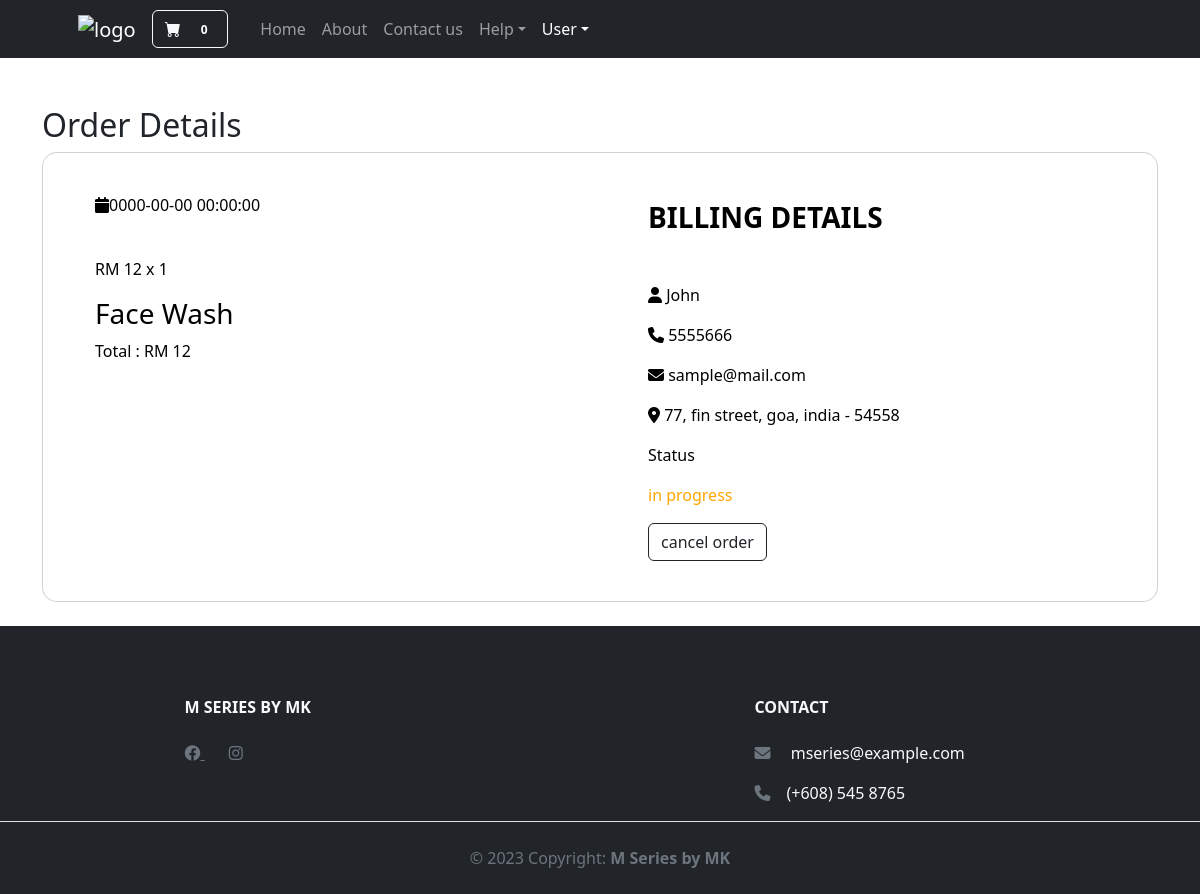
The page /view_order.php?get_id=apn5oaGJ7ZpH5W3EFatU on the database its author committed.
### tables this page shows
CREATE TABLE IF NOT EXISTS `products` (
  `id` varchar(20) NOT NULL,
  `name` varchar(50) NOT NULL,
  `price` varchar(10) NOT NULL,
  `image` varchar(50) NOT NULL
);

CREATE TABLE IF NOT EXISTS `orders` (
  `id` varchar(20) NOT NULL,
  `user_id` varchar(20) NOT NULL,
  `name` varchar(50) NOT NULL,
  `number` varchar(10) NOT NULL,
  `email` varchar(50) NOT NULL,
  `address` varchar(200) NOT NULL,
  `address_type` varchar(10) NOT NULL,
  `method` varchar(50) NOT NULL,
  `product_id` varchar(20) NOT NULL,
  `price` varchar(10) NOT NULL,
  `qty` varchar(2) NOT NULL,
  `status` varchar(50) NOT NULL DEFAULT 'in progress',
  `date` timestamp NOT NULL
);

### view_order.php (the view, shortened to what this page needs)
<?php
include 'connect.php';
if(isset($_GET['get_id'])){
   $get_id = $_GET['get_id'];
}else{
   $get_id = '';
   header('location:orders.php');
}
?>
<!DOCTYPE html>
<html lang="en">
    <head>
        <link href="https://cdn.jsdelivr.net/npm/bootstrap-icons@1.5.0/font/bootstrap-icons.css" rel="stylesheet" />
        <link href="css/styles.css" rel="stylesheet" />
		<link rel="stylesheet" href="https://cdnjs.cloudflare.com/ajax/libs/font-awesome/6.2.1/css/all.min.css">
    </head>
    <body>
        <nav class="navbar navbar-expand-lg navbar-dark bg-dark">
            <div class="container px-4 px-lg-5">
                <a class="navbar-brand" href="index.php"><img src="images/logo33.png" alt="logo" width="20%" height="20%"/></a>
				<?php
            $count_cart_items = $conn->prepare("SELECT * FROM `cart` WHERE user_id = ?");
            $count_cart_items->execute([$user_id]);
            $total_cart_items = $count_cart_items->rowCount();
         ?>
                        <button class="btn btn-outline-light text-center" type="submit">
                            <i class="bi-cart-fill me-1"></i>
         <a href="shopping_cart.php" style="text-decoration-line: none;"><span class="badge bg-dark text-white ms-1 rounded-pill"><?= $total_cart_items; ?></span></a>
                        </button>
                <div class="collapse navbar-collapse" id="navbarSupportedContent">
                    <ul class="navbar-nav me-auto mb-2 mb-lg-0 ms-lg-4">
                        <li class="nav-item"><a class="nav-link" aria-current="page" href="index.php">Home</a></li>
                        <li class="nav-item"><a class="nav-link" href="about.php">About</a></li>
						<li class="nav-item"><a class="nav-link" href="contact.php">Contact us</a></li>
                        <li class="nav-item dropdown">
                            <a class="nav-link dropdown-toggle" id="navbarDropdown" href="#" role="button" data-bs-toggle="dropdown" aria-expanded="false">Help</a>
                        </li>
						  <li class="nav-item dropdown">
                            <a class="nav-link dropdown-toggle active" id="navbarDropdown" href="#" role="button" data-bs-toggle="dropdown" aria-expanded="false">User</a>
                        </li>
                    </ul>
                </div>
            </div>
        </nav>
    <br/>  <br/>
<section>
   <div class="container">
<h2>Order Details</h2>
   <?php
      $grand_total = 0;
      $select_orders = $conn->prepare("SELECT * FROM `orders` WHERE id = ? LIMIT 1");
      $select_orders->execute([$get_id]);
      if($select_orders->rowCount() > 0){
         while($fetch_order = $select_orders->fetch(PDO::FETCH_ASSOC)){
            $select_product = $conn->prepare("SELECT * FROM `products` WHERE id = ? LIMIT 1");
            $select_product->execute([$fetch_order['product_id']]);
            if($select_product->rowCount() > 0){
               while($fetch_product = $select_product->fetch(PDO::FETCH_ASSOC)){
                  $sub_total = ($fetch_order['price'] * $fetch_order['qty']);
                  $grand_total += $sub_total;
   ?>
	    <div class="row d-flex justify-content-center align-items-center">
      <div class="col">
        <div class="card shopping-cart" style="border-radius: 15px;">
          <div class="card-body text-black">
            <div class="row">
              <div class="col-lg-6 px-5 py-4">
         <p class="title"><i class="fas fa-calendar"></i><?= $fetch_order['date']; ?></p>
         <p class="price">RM <?= $fetch_order['price']; ?> x <?= $fetch_order['qty']; ?></p>
         <h3 class="name"><?= $fetch_product['name']; ?></h3>
         <p class="grand-total">Total : <span>RM <?= $grand_total; ?></span></p>
      </div>
	     <div class="col-lg-6 px-5 py-4">
                <h3 class="mb-5 pt-2 text-left fw-bold text-uppercase">Billing details</h3>
         <p class="user"><i class="fas fa-user"></i> <?= $fetch_order['name']; ?></p>
         <p class="user"><i class="fas fa-phone"></i> <?= $fetch_order['number']; ?></p>
         <p class="user"><i class="fas fa-envelope"></i> <?= $fetch_order['email']; ?></p>
         <p class="user"><i class="fas fa-map-marker-alt"></i> <?= $fetch_order['address']; ?></p>
         <p class="title">Status</p>
         <p class="status" style="color:<?php if($fetch_order['status'] == 'delivered'){echo 'green';}elseif($fetch_order['status'] == 'canceled'){echo 'red';}else{echo 'orange';}; ?>"><?= $fetch_order['status']; ?></p>
         <?php if($fetch_order['status'] == 'canceled'){ ?>
            <a href="checkout.php?get_id=<?= $fetch_product['id']; ?>" class="btn btn-outline-dark">Order again</a>
         <?php }else{ ?>
         <form action="" method="POST">
            <input type="submit" value="cancel order" name="cancel" class="btn btn-outline-dark" onclick="return confirm('cancel this order?');">
         </form>
         <?php } ?>
      </div>
   </div>
   <?php
            }
         }else{
            echo '<p class="empty">product not found!</p>';
         }
      }
   }else{
      echo '<p class="empty">no orders found!</p>';
   }
   ?>
   </div>
</section>
	<br/>
<footer class="text-center text-lg-start bg-dark text-muted">
 <br/>
  <section class="">
    <div class="container text-center text-md-start mt-5 text-light">
      <div class="row mt-3">
        <div class="col-md-3 col-lg-4 col-xl-3 mx-auto mb-4">
          <h6 class="text-uppercase fw-bold mb-4">
            M Series by MK
          </h6>
         <a href="https://www.facebook.com/" class="me-4 link-secondary">
        <i class="fab fa-facebook"></i>
      </a>
      <a href="https://www.instagram.com/" class="me-4 link-secondary">
        <i class="fab fa-instagram"></i>
      </a>
        </div>
        <div class="col-md-4 col-lg-3 col-xl-3 mx-auto mb-md-0 mb-4">
          <h6 class="text-uppercase fw-bold mb-4">Contact</h6>
          <p>
            <i class="fas fa-envelope me-3 text-secondary"></i>
            mseries@example.com
          </p>
          <p><i class="fas fa-phone me-3 text-secondary"></i>(+608) 545 8765</p>
        </div>
      </div>
    </div>
  </section>
  <div class="text-center p-4 border-top" >
    © 2023 Copyright:
    <strong>M Series by MK</strong>
  </div>
</footer>
    </body>
</html>

### rows shown on the page
orders: date "0000-00-00 00:00:00", price "12", qty "1", name "John", number "5555666", email "sample@mail.com", address "77, fin street, goa, india - 54558", status "in progress"
products: name "Face Wash", grand_total "12"

### other values the page prints
$total_cart_items "0"
